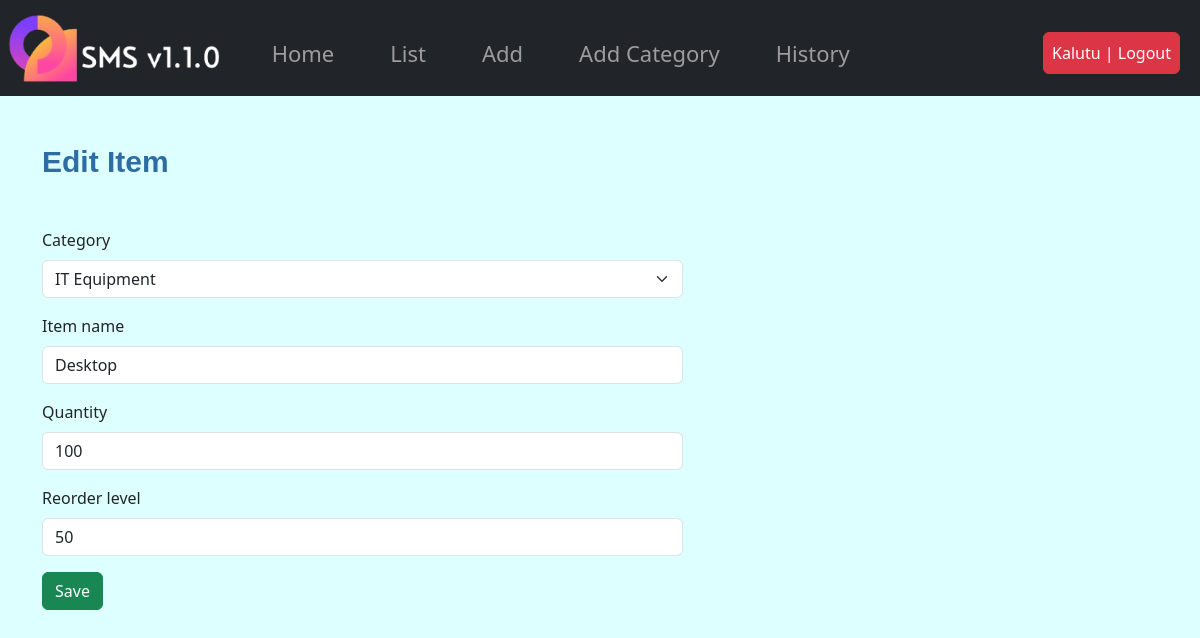
/stock/update/17/ (signed in), run on the app's committed database.
### stockmgt/models.py (models this page shows, shortened)
class Stock(models.Model):
    category = models.ForeignKey(Category, on_delete=models.CASCADE, blank=True, null=True)
    item_name = models.CharField(max_length=50, blank=True, null=True)
    quantity = models.IntegerField(default='0', blank=True, null=True)
    receive_quantity = models.IntegerField(default='0', blank=True, null=True)
    receive_by = models.CharField(max_length=50, blank=True, null=True)
    issue_quantity = models.IntegerField(default='0', blank=True, null=True)
    issue_by = models.CharField(max_length=50, blank=True, null=True)
    issue_to = models.CharField(max_length=50, blank=True, null=True)
    phone_number = models.CharField(max_length=50, blank=True, null=True)
    created_by = models.CharField(max_length=50, blank=True, null=True)
    reorder_level = models.IntegerField(default='0', blank=True, null=True)
    timestamp = models.DateTimeField(auto_now_add=True, auto_now=False)
    last_updated = models.DateTimeField(auto_now_add=False, auto_now=True)
    export_to_CSV = models.BooleanField(default=False)

### stockmgt/views.py (the view)
# urls.py: path('update/<str:id>/', update_item, name='update'),
@login_required(login_url=('/accounts/login'))
def update_item(request, id):
    title = "Edit Item"
    queryset = Stock.objects.get(id=id)
    form = StockCreateForm(instance=queryset)
    if request.method == 'POST':
        form = StockUpdateForm(request.POST,instance=queryset)
        if form.is_valid:
            form.save()
            messages.success(request, "Updated Successfully")
            return redirect('stock:list')
    context = {
        'title':title,
        'form':form
    }
    return render(request, 'stock/add.html', context)

### stockmgt/forms.py (shortened to what this page needs)
class StockCreateForm(forms.ModelForm):
    class Meta:
        model = Stock
        fields = ['category', 'item_name', 'quantity', 'reorder_level']

### stockmgt/models.py (called while the page is built)
    def __str__(self):
        return self.name

### stockmgt/templates/stock/add.html (shortened to what this page needs)
{% extends 'stock/base.html' %}
{% load bootstrap5 %}
{% block content %}
    <div class="container mt-5">
        <h1 class="form title mb-5">{{ title }}</h1>
    </div>
    <form class="container mt-5" method="post" action="">
        <div class="row">
            {% for field in form %}
            <div class="col-sm-7">
                {% bootstrap_field field %}
            </div>
            {% endfor %}
        </div>
        <input class="btn btn-success me-5" type="submit" value="Save">
    </form>
{% endblock%}

### stockmgt/templates/stock/base.html (shortened to what this page needs)
{% load static %}
<!DOCTYPE html>
<html lang="en">
<head>
    <link rel="stylesheet" href="https://cdnjs.cloudflare.com/ajax/libs/font-awesome/5.15.3/css/all.min.css">
    <link href="https://cdn.jsdelivr.net/npm/bootstrap@5.3.2/dist/css/bootstrap.min.css" rel="stylesheet">
    <link rel="stylesheet" href="{% static 'css/styles.css' %}">
</head>
<body>
    <nav class="navbar navbar-expand-lg navbar-dark bg-dark">
        {% if user.is_authenticated %}
        <a class="navbar-brand" href="{% url 'home' %}"><img height="70px" src="{% static 'img/logo.png' %}" alt="logo"></a>
        <div class="collapse navbar-collapse" id="navbarNav">
            <ul class="navbar-nav ml-auto">
                <li class="nav-item">
                    <a class="nav-link" href="{% url 'home' %}">Home</a>
                </li>
                <li class="nav-item">
                    <a class="nav-link" href="{% url 'stock:list' %}">List</a>
                </li>
                <li class="nav-item">
                    <a class="nav-link" href="{% url 'stock:add' %}">Add</a>
                </li>
                <li class="nav-item">
                    <a class="nav-link" href="{% url 'stock:add_category' %}">Add Category</a>
                </li>
                <li class="nav-item">
                    <a class="nav-link" href="{% url 'stock:history' %}">History</a>
                </li>
            </ul>
        </div>
        <ul class="navbar-nav">
            <li class="nav-item">
                    <a href="{% url 'accounts:logout' %}" class="btn btn-danger p-2">{{user}} | Logout</a>
            </li>
        </ul>
        {% endif %}
    </nav>
    {% block content %}
    {% endblock %}
</body>
</html>

### stockmgt/static/css/styles.css (style rules this page uses)
* { margin: 0; box-sizing: border-box; }
body { background-color: rgb(221, 255, 255); }
.nav-item { font-size: 22px; margin: 20px 20px 10px 20px; }
.title, .home { font-family: helvetica; font-weight: bold; font-size: 30px; color: #2e6da4; text-align: center; }
.form { text-align: left; }

### data on the page
Stock: category "IT Equipment" "Desktop" "100" "50"

### other printed values
{{ user }} "Kalutu"
{{ title }} "Edit Item"
